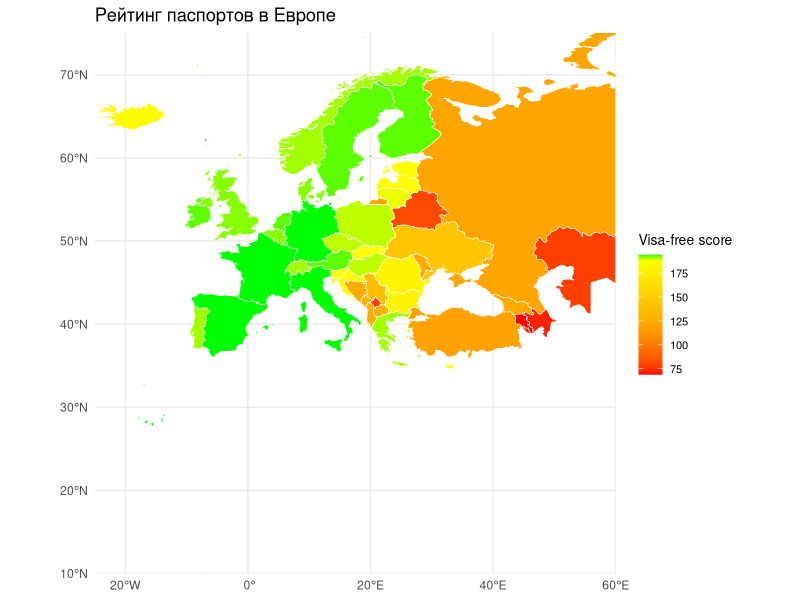

The R script that drew this image:
library(sf)
library(rnaturalearth)
library(rnaturalearthdata)
library(ggplot2)
library(dplyr)

# Подготовка данных о паспортных рейтингах
passport_data <- data.frame(
  country = c("France", "Germany", "Italy", "Spain", "Austria", "Finland", 
              "Ireland", "Luxembourg", "Netherlands", "Sweden", "Belgium", 
              "Denmark", "United Kingdom", "Norway", "Portugal", "Switzerland", 
              "Greece", "Malta", "Czechia", "Hungary", "Poland", "Lithuania", 
              "Estonia", "Latvia", "Slovakia", "Slovenia", "Iceland", "Croatia", 
              "Liechtenstein", "Cyprus", "Bulgaria", "Romania", "Serbia", 
              "Montenegro", "North Macedonia", "Albania", "Bosnia and Herz.", 
              "Georgia", "Moldova", "Russia", "Turkey", "Kazakhstan", "Armenia", 
              "Azerbaijan", "Belarus", "Kosovo", "Ukraine"),
  visa_free_score = c(194, 194, 194, 194, 193, 193, 193, 193, 193, 193, 192, 
                      192, 192, 191, 191, 191, 191, 190, 190, 190, 190, 188, 
                      187, 186, 186, 186, 185, 184, 182, 181, 179, 179, 139, 
                      127, 127, 124, 123, 122, 122, 120, 118, 78, 69, 72, 81, 76, 143)
)

# Загрузка географических данных для Европы
europe <- ne_countries(scale = "medium", returnclass = "sf")

# Фильтрация для включения только европейских стран и европейских частей России, Турции, Казахстана и кавказских стран
europe <- europe %>%
  filter(
    region_un == "Europe" |
      name %in% c("Russia", "Turkey", "Kazakhstan", "Armenia", "Azerbaijan", "Georgia", 
                  "Belarus", "Kosovo", "Ukraine", "Cyprus", "Bosnia and Herz.")
  )

# Обрезка географических данных для отображения карты Европы
europe <- st_crop(europe, xmin = -25, xmax = 60, ymin = 10, ymax = 75)
europe_ratings <- europe %>%
  left_join(passport_data, by = c("name" = "country"))


# Визуализация карты с рейтингами паспортов
p <- ggplot(data = europe_ratings) +
  geom_sf(aes(fill = visa_free_score), color = "white") +
  scale_fill_gradientn(
    name = "Visa-free score",
    colors = c("green", "yellow", "orange", "red"),
    values = scales::rescale(c(194, 190, 150, 120)),  # Рескейлинг значений
    na.value = "grey50"
  ) +
  coord_sf(xlim = c(-25, 60), ylim = c(10, 75), expand = FALSE) +
  theme_minimal() +
  labs(
    title = "Рейтинг паспортов в Европе",
    fill = "Безвизовые страны"
  ) +
  theme(
    legend.title = element_text(size = 10), 
    legend.text = element_text(size = 8)
  )


ggsave("C:/Users/Admin/Рабочий стол/R/passport_rankings_europe.png", plot = p, width = 10, height = 8)
